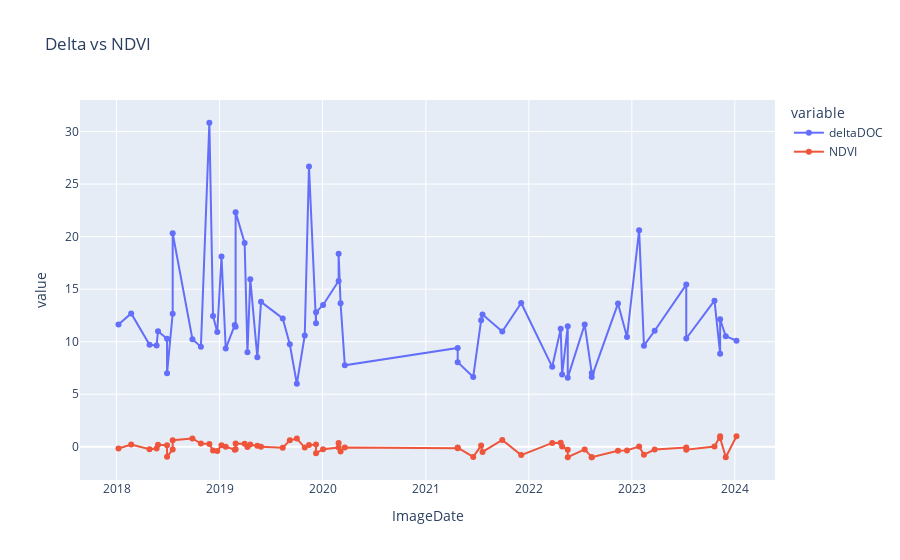

The code cell stored with this chart in its notebook:
### Code cell
fig = px.line(res_read, x="ImageDate", y=["deltaDOC","NDVI"], markers=True,title="Delta vs NDVI")
fig.show()
